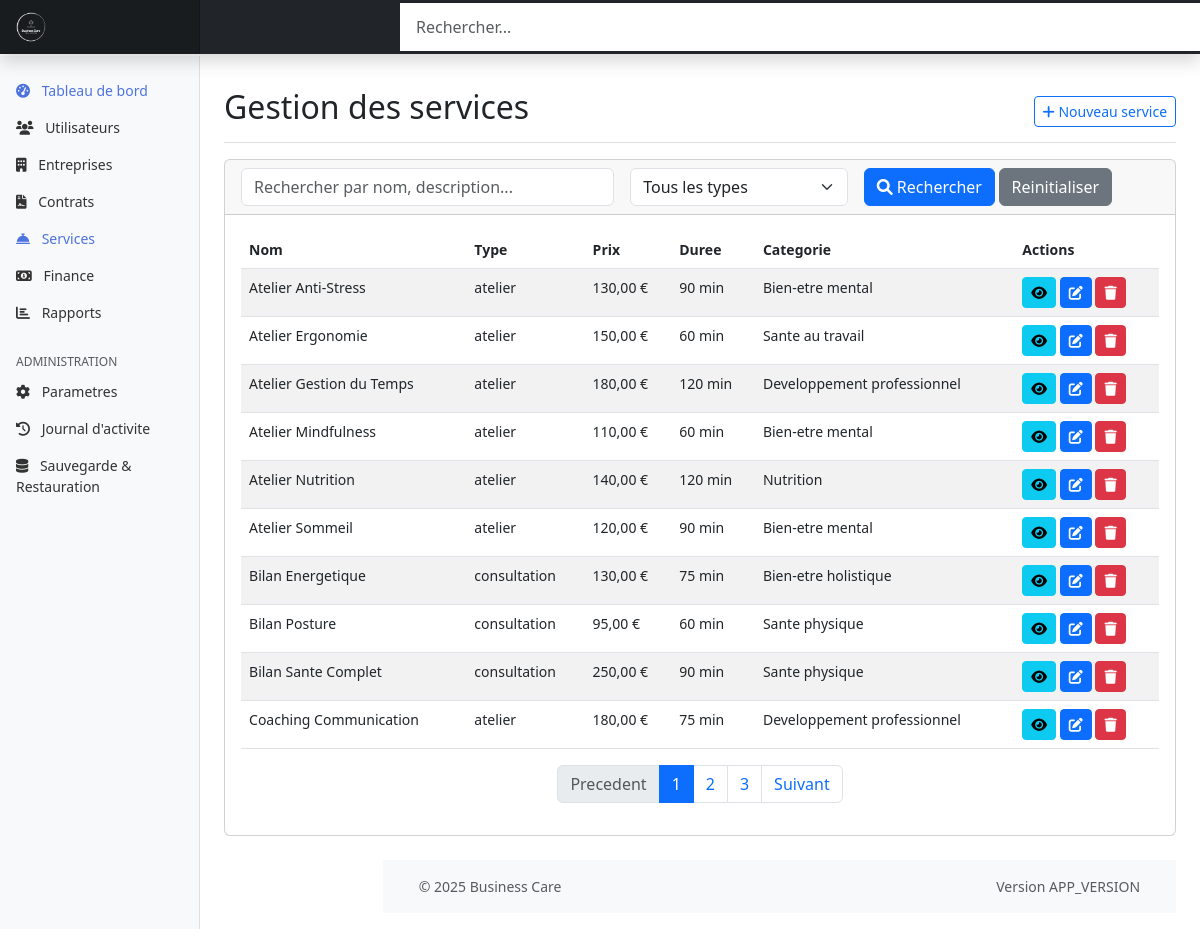
Page /web-admin/modules/services/index.php (signed in) on the committed database.
### tables this page shows
CREATE TABLE prestations (
    id INT PRIMARY KEY AUTO_INCREMENT,
    nom VARCHAR(255) NOT NULL,
    description TEXT,
    prix DECIMAL(10,2) NOT NULL,
    duree INT,
    type ENUM('conference', 'webinar', 'atelier', 'consultation', 'evenement', 'autre') NOT NULL,
    categorie VARCHAR(100),
    niveau_difficulte ENUM('debutant', 'intermediaire', 'avance'),
    capacite_max INT,
    materiel_necessaire TEXT,
    prerequis TEXT,
    created_at TIMESTAMP DEFAULT CURRENT_TIMESTAMP,
    updated_at TIMESTAMP DEFAULT CURRENT_TIMESTAMP ON UPDATE CURRENT_TIMESTAMP,
    INDEX idx_type (type),
    INDEX idx_categorie (categorie)
);

### web-admin/includes/page_functions/modules/services.php (called while the page is built, shortened)
<?php
function servicesGetList($page = 1, $perPage = 10, $search = '', $type = '') {
    $where = '';
    $params = [];
    $offset = ($page - 1) * $perPage;
    $pdo = getDbConnection();
    $countSql = "SELECT COUNT(id) FROM prestations $where";
    $countStmt = $pdo->prepare($countSql);
    $countStmt->execute($params);
    $totalServices = $countStmt->fetchColumn();
    $totalPages = ceil($totalServices / $perPage);
    $page = max(1, min($page, $totalPages));
    $sql = "SELECT * FROM prestations $where ORDER BY nom ASC LIMIT ?, ?";
    $params[] = $offset;
    $params[] = $perPage;
    $stmt = $pdo->prepare($sql);
    $stmt->execute($params);
    $services = $stmt->fetchAll(PDO::FETCH_ASSOC);
    return [
        'services' => $services,
        'currentPage' => $page,
        'totalPages' => $totalPages,
        'totalItems' => $totalServices,
        'perPage' => $perPage
    ];
}

### web-admin/modules/services/index.php (the view, shortened to what this page needs)
<?php
require_once '../../includes/page_functions/modules/services.php';
$page = isset($_GET['page']) ? (int)$_GET['page'] : 1;
$search = isset($_GET['search']) ? $_GET['search'] : '';
$type = isset($_GET['type']) ? $_GET['type'] : '';
$action = isset($_GET['action']) ? $_GET['action'] : '';
$service = null;
$result = servicesGetList($page, 10, $search, $type);
$services = $result['services'];
$totalPages = $result['totalPages'];
$page = $result['currentPage'];
include_once '../../templates/header.php';
?>
<div class="container-fluid">
    <div class="row">
        <?php include_once '../../templates/sidebar.php'; ?>
        <main class="col-md-9 ms-sm-auto col-lg-10 px-md-4">
            <div class="d-flex justify-content-between flex-wrap flex-md-nowrap align-items-center pt-3 pb-2 mb-3 border-bottom">
                <h1 class="h2">Gestion des services</h1>
                <div class="btn-toolbar mb-2 mb-md-0">
                    <a href="?action=add" class="btn btn-sm btn-outline-primary">
                        <i class="fas fa-plus"></i> Nouveau service
                    </a>
                </div>
            </div>
            <?php if ($action === 'add' || $action === 'edit'): ?>
                <div class="card">
                    <div class="card-header">
                        <?php echo $action === 'add' ? 'Ajouter un nouveau service' : 'Modifier le service'; ?>
                    </div>
                    <div class="card-body">
                        <form method="post">
                           <input type="hidden" name="csrf_token" value="<?php echo generateToken(); ?>">
                            <div class="row mb-3">
                                <div class="col-md-6">
                                    <label for="nom" class="form-label">Nom du service*</label>
                                    <input type="text" class="form-control" id="nom" name="nom" value="<?php echo isset($service['nom']) ? htmlspecialchars($service['nom']) : ''; ?>" required>
                                </div>
                                <div class="col-md-6">
                                    <label for="type" class="form-label">Type de service*</label>
                                    <select class="form-select" id="type" name="type" required>
                                        <option value="">Selectionnez...</option>
                                        <?php
                                        $types = ['conference', 'webinar', 'atelier', 'consultation', 'evenement', 'autre'];
                                        foreach ($types as $t) {
                                            $selected = (isset($service['type']) && $service['type'] === $t) ? 'selected' : '';
                                            echo "<option value=\"$t\" $selected>" . ucfirst($t) . "</option>";
                                        }
                                        ?>
                                    </select>
                                </div>
                            </div>
                            <div class="row mb-3">
                                <div class="col-md-12">
                                    <label for="description" class="form-label">Description</label>
                                    <textarea class="form-control" id="description" name="description" rows="3"><?php echo isset($service['description']) ? htmlspecialchars($service['description']) : ''; ?></textarea>
                                </div>
                            </div>
                            <div class="row mb-3">
                                <div class="col-md-4">
                                    <label for="prix" class="form-label">Prix (€)*</label>
                                    <input type="number" class="form-control" id="prix" name="prix" min="0" step="0.01" value="<?php echo isset($service['prix']) ? htmlspecialchars($service['prix']) : ''; ?>" required>
                                </div>
                                <div class="col-md-4">
                                    <label for="duree" class="form-label">Duree (minutes)</label>
                                    <input type="number" class="form-control" id="duree" name="duree" min="0" value="<?php echo isset($service['duree']) ? htmlspecialchars($service['duree']) : ''; ?>">
                                </div>
                                <div class="col-md-4">
                                    <label for="capacite_max" class="form-label">Capacite maximale</label>
                                    <input type="number" class="form-control" id="capacite_max" name="capacite_max" min="1" value="<?php echo isset($service['capacite_max']) ? htmlspecialchars($service['capacite_max']) : ''; ?>">
                                </div>
                            </div>
                            <div class="row mb-3">
                                <div class="col-md-6">
                                    <label for="categorie" class="form-label">Categorie</label>
                                    <input type="text" class="form-control" id="categorie" name="categorie" value="<?php echo isset($service['categorie']) ? htmlspecialchars($service['categorie']) : ''; ?>">
                                </div>
                                <div class="col-md-6">
                                    <label for="niveau_difficulte" class="form-label">Niveau de difficulte</label>
                                    <select class="form-select" id="niveau_difficulte" name="niveau_difficulte">
                                        <option value="">Selectionnez...</option>
                                        <?php
                                        $levels = ['debutant', 'intermediaire', 'avance'];
                                        foreach ($levels as $level) {
                                            $selected = (isset($service['niveau_difficulte']) && $service['niveau_difficulte'] === $level) ? 'selected' : '';
                                            echo "<option value=\"$level\" $selected>" . ucfirst($level) . "</option>";
                                        }
                                        ?>
                                    </select>
                                </div>
                            </div>
                            <div class="row mb-3">
                                <div class="col-md-6">
                                    <label for="materiel_necessaire" class="form-label">Materiel necessaire</label>
                                    <textarea class="form-control" id="materiel_necessaire" name="materiel_necessaire" rows="2"><?php echo isset($service['materiel_necessaire']) ? htmlspecialchars($service['materiel_necessaire']) : ''; ?></textarea>
                                </div>
                                <div class="col-md-6">
                                    <label for="prerequis" class="form-label">Prerequis</label>
                                    <textarea class="form-control" id="prerequis" name="prerequis" rows="2"><?php echo isset($service['prerequis']) ? htmlspecialchars($service['prerequis']) : ''; ?></textarea>
                                </div>
                            </div>
                            <div class="row">
                                <div class="col-12">
                                    <button type="submit" class="btn btn-primary">Enregistrer</button>
                                    <a href="<?php echo APP_URL; ?>/modules/services/" class="btn btn-secondary">Annuler</a>
                                </div>
                            </div>
                        </form>
                    </div>
                </div>
            <?php else: ?>
                <div class="card mb-4">
                    <div class="card-header">
                        <form method="get" class="row g-3">
                            <div class="col-md-5">
                                <input type="text" class="form-control" id="search" name="search" placeholder="Rechercher par nom, description..." value="<?php echo htmlspecialchars($search); ?>">
                            </div>
                            <div class="col-md-3">
                                <select class="form-select" id="type" name="type">
                                    <option value="">Tous les types</option>
                                </select>
                            </div>
                            <div class="col-md-4">
                                <button type="submit" class="btn btn-primary">
                                    <i class="fas fa-search"></i> Rechercher
                                </button>
                                <a href="<?php echo APP_URL; ?>/modules/services/" class="btn btn-secondary">Reinitialiser</a>
                            </div>
                        </form>
                    </div>
                    <div class="card-body">
                        <?php if (count($services) > 0): ?>
                            <table class="table table-striped table-hover">
                                <thead>
                                    <tr>
                                        <th>Nom</th>
                                        <th>Type</th>
                                        <th>Prix</th>
                                        <th>Duree</th>
                                        <th>Categorie</th>
                                        <th>Actions</th>
                                    </tr>
                                </thead>
                                <tbody>
                                    <?php foreach ($services as $service): ?>
                                        <tr>
                                            <td><?php echo htmlspecialchars($service['nom']); ?></td>
                                            <td><?php echo htmlspecialchars($service['type']); ?></td>
                                            <td><?php echo number_format($service['prix'], 2, ',', ' ') . ' €'; ?></td>
                                            <td><?php echo $service['duree'] ? htmlspecialchars($service['duree']) . ' min' : '-'; ?></td>
                                            <td><?php echo htmlspecialchars($service['categorie'] ?: '-'); ?></td>
                                            <td>
                                                <a href="?action=view&id=<?php echo $service['id']; ?>" class="btn btn-sm btn-info">
                                                    <i class="fas fa-eye"></i>
                                                </a>
                                                <a href="?action=edit&id=<?php echo $service['id']; ?>" class="btn btn-sm btn-primary">
                                                    <i class="fas fa-edit"></i>
                                                </a>
                                                <a href="?action=delete&id=<?php echo $service['id']; ?>" class="btn btn-sm btn-danger" onclick="return confirm('Etes-vous sûr de vouloir supprimer ce service ?')">
                                                    <i class="fas fa-trash"></i>
                                                </a>
                                            </td>
                                        </tr>
                                    <?php endforeach; ?>
                                </tbody>
                            </table>
                            <?php if ($totalPages > 1): ?>
                                <nav>
                                    <ul class="pagination justify-content-center">
                                        <li class="page-item <?php echo $page <= 1 ? 'disabled' : ''; ?>">
                                            <a class="page-link" href="?page=<?php echo max(1, $page - 1); ?>&search=<?php echo urlencode($search); ?>&type=<?php echo urlencode($type); ?>">Precedent</a>
                                        </li>
                                        <?php for ($i = max(1, $page - 2); $i <= min($page + 2, $totalPages); $i++): ?>
                                            <li class="page-item <?php echo $i === $page ? 'active' : ''; ?>">
                                                <a class="page-link" href="?page=<?php echo $i; ?>&search=<?php echo urlencode($search); ?>&type=<?php echo urlencode($type); ?>"><?php echo $i; ?></a>
                                            </li>
                                        <?php endfor; ?>
                                        <li class="page-item <?php echo $page >= $totalPages ? 'disabled' : ''; ?>">
                                            <a class="page-link" href="?page=<?php echo min($totalPages, $page + 1); ?>&search=<?php echo urlencode($search); ?>&type=<?php echo urlencode($type); ?>">Suivant</a>
                                        </li>
                                    </ul>
                                </nav>
                            <?php endif; ?>
                        <?php else: ?>
                            <div class="alert alert-info">
                                Aucun service trouve. <a href="?action=add" class="alert-link">Ajouter un nouveau service</a>
                            </div>
                        <?php endif; ?>
                    </div>
                </div>
            <?php endif; ?>
            <?php include_once '../../templates/footer.php'; ?>
        </main>
    </div>
</div>

### assets/css/admin.css (style rules this page uses)
:root { --color-primary: #4e73df; --color-success: #1cc88a; --color-info: #36b9cc; --color-warning: #f6c23e; --color-danger: #e74a3b; --color-gray-100: #f8f9fc; --color-gray-300: #dddfeb; --color-gray-500: #aaaaaa; --color-gray-800: #5a5c69; --color-text-muted: #6c757d; --spacing-xs: 0.25rem; --spacing-sm: 0.5rem; --spacing-md: 1rem; --spacing-lg: 1.5rem; --spacing-xl: 3rem; --sidebar-width-md: 25%; --sidebar-width-lg: 16.67%; --navbar-height: 3.5rem; }
body { font-size: 0.875rem; min-height: 100vh; display: flex; flex-direction: column; }
main { flex: 1; padding-top: var(--spacing-md); padding-bottom: var(--spacing-md); display: flex; flex-direction: column; }
.card-body { position: relative; }
@media (min-width: 768px) { .ms-sm-auto, .container-fluid .row .ms-sm-auto { margin-left: var(--sidebar-width-md) !important; } }
@media (min-width: 992px) { .ms-sm-auto, .container-fluid .row .ms-sm-auto { margin-left: var(--sidebar-width-lg) !important; } }

### rows in the picture
prestations: nom "Atelier Anti-Stress", type "atelier", prix "130,00", duree "90", categorie "Bien-etre mental"
prestations: nom "Atelier Ergonomie", type "atelier", prix "150,00", duree "60", categorie "Sante au travail"
prestations: nom "Atelier Gestion du Temps", type "atelier", prix "180,00", duree "120", categorie "Developpement professionnel"
prestations: nom "Atelier Mindfulness", type "atelier", prix "110,00", duree "60", categorie "Bien-etre mental"
prestations: nom "Atelier Nutrition", type "atelier", prix "140,00", duree "120", categorie "Nutrition"
prestations: nom "Atelier Sommeil", type "atelier", prix "120,00", duree "90", categorie "Bien-etre mental"
prestations: nom "Bilan Energetique", type "consultation", prix "130,00", duree "75", categorie "Bien-etre holistique"
prestations: nom "Bilan Posture", type "consultation", prix "95,00", duree "60", categorie "Sante physique"
prestations: nom "Bilan Sante Complet", type "consultation", prix "250,00", duree "90", categorie "Sante physique"
prestations: nom "Coaching Communication", type "atelier", prix "180,00", duree "75", categorie "Developpement professionnel"

### other values in the picture
APP_VERSION "APP_VERSION"
